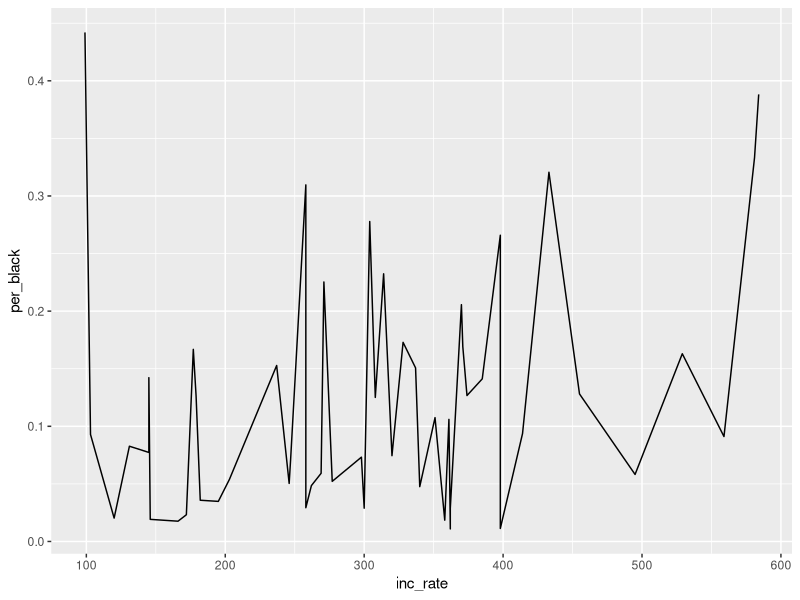
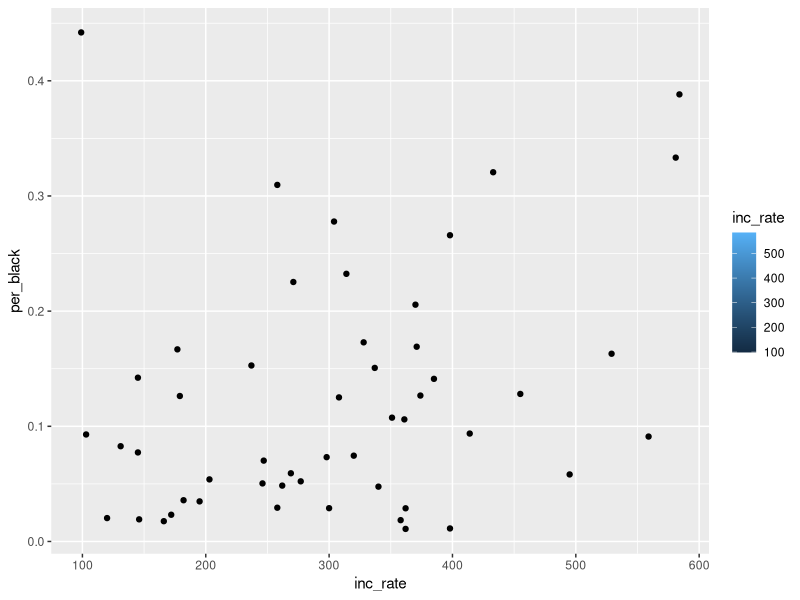

Here is the R script that generated these plots, in order:
# R file

library(readxl)
library(openxlsx)
library(tidyverse)
library(ggplot2)


df <- read.xlsx("Marijuana_arrests_data.xlsx")

ggplot(df, aes(x=inc_rate, y= per_black, fill=inc_rate)) +  
  geom_line()

ggplot(df, aes(x=inc_rate, y= per_black, fill=inc_rate)) +  
  geom_point()

head(df)
glimpse(df)
summary(df)

df <- read.xlsx("Marijuana_arrests_data.xlsx")

arrests <- lm(inc_rate ~ status + per_black, data=df)
summary(arrests) 
